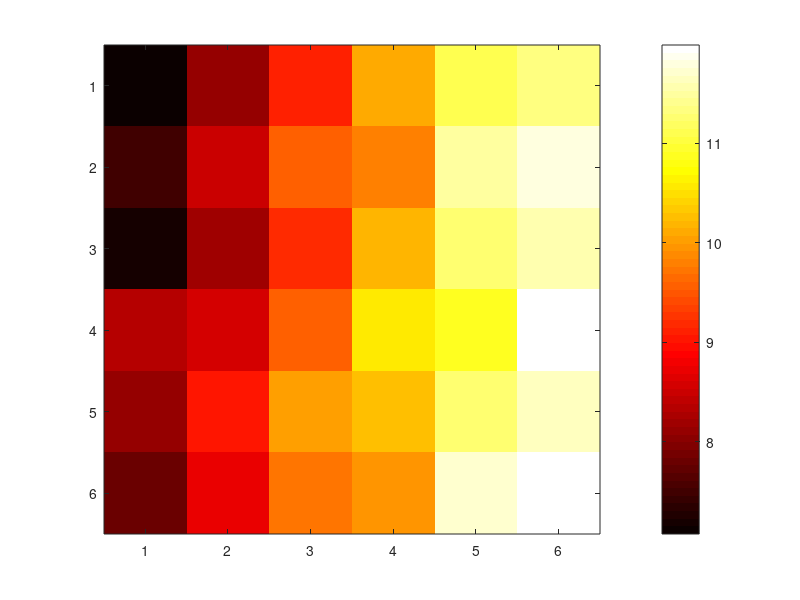

The MATLAB script that drew this image:
% Gornji desni
d2 = zeros(6, 6, 2);
d2(1, :, :) = [[55.0, 55.0],
               [56.0, 55.0],
               [57.0, 55.0],
               [58.0, 55.0],
               [58.0, 56.0],
               [58.0, 56.0]];
d2(2, :, :) = [[55.0, 56.0],
               [56.0, 56.0],
               [59.0, 54.0],
               [58.0, 55.0],
               [58.0, 57.0],
               [59.0, 56.0]];
d2(3, :, :) = [[54.0, 57.0],
               [55.0, 57.0],
               [58.0, 55.0],
               [57.0, 57.0],
               [60.0, 55.0],
               [60.0, 55.0]];
d2(4, :, :) = [[56.0, 57.0],
               [56.0, 57.0],
               [57.0, 57.0],
               [57.0, 58.0],
               [59.0, 56.0],
               [60.0, 56.0]];
d2(5, :, :) = [[54.0, 59.0],
               [55.0, 59.0],
               [57.0, 58.0],
               [57.0, 58.0],
               [59.0, 57.0],
               [60.0, 56.0]];
d2(6, :, :) = [[54.0, 59.0],
               [56.0, 58.0],
               [57.0, 58.0],
               [57.0, 58.0],
               [58.0, 59.0],
               [60.0, 57.0]];
z2 = zeros(6, 6);
for i = 1:6
  for j = 1:6
    z2(i, j) = abs(sqrt(d2(i, j, 1)^2 + d2(i, j, 2)^2) - sqrt((50 + (i-1) * (2.5 / 6))^2 + (50 - (j-1) * (2.5 / 6))^2));
  endfor
endfor
imagesc(z2);
colormap hot;
colorbar;
